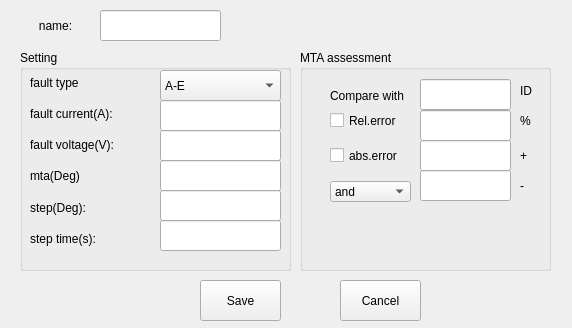
<?xml version="1.0" encoding="UTF-8"?>
<ui version="4.0">
 <class>Direction</class>
 <widget class="QWidget" name="Direction">
  <property name="geometry">
   <rect>
    <x>0</x>
    <y>0</y>
    <width>572</width>
    <height>328</height>
   </rect>
  </property>
  <property name="windowTitle">
   <string>Form</string>
  </property>
  <widget class="QPushButton" name="pushButton">
   <property name="geometry">
    <rect>
     <x>200</x>
     <y>280</y>
     <width>81</width>
     <height>41</height>
    </rect>
   </property>
   <property name="text">
    <string>Save</string>
   </property>
  </widget>
  <widget class="QPushButton" name="pushButton_2">
   <property name="geometry">
    <rect>
     <x>340</x>
     <y>280</y>
     <width>81</width>
     <height>41</height>
    </rect>
   </property>
   <property name="text">
    <string>Cancel</string>
   </property>
  </widget>
  <widget class="QGroupBox" name="groupBox_3">
   <property name="geometry">
    <rect>
     <x>300</x>
     <y>50</y>
     <width>251</width>
     <height>221</height>
    </rect>
   </property>
   <property name="title">
    <string>MTA assessment</string>
   </property>
   <widget class="QCheckBox" name="checkBox">
    <property name="geometry">
     <rect>
      <x>30</x>
      <y>60</y>
      <width>81</width>
      <height>21</height>
     </rect>
    </property>
    <property name="text">
     <string>Rel.error</string>
    </property>
   </widget>
   <widget class="QCheckBox" name="checkBox_2">
    <property name="geometry">
     <rect>
      <x>30</x>
      <y>90</y>
      <width>91</width>
      <height>31</height>
     </rect>
    </property>
    <property name="text">
     <string>abs.error</string>
    </property>
   </widget>
   <widget class="QLineEdit" name="lineEdit_5">
    <property name="geometry">
     <rect>
      <x>120</x>
      <y>60</y>
      <width>91</width>
      <height>31</height>
     </rect>
    </property>
   </widget>
   <widget class="QLineEdit" name="lineEdit_6">
    <property name="geometry">
     <rect>
      <x>120</x>
      <y>90</y>
      <width>91</width>
      <height>31</height>
     </rect>
    </property>
   </widget>
   <widget class="QLabel" name="label_6">
    <property name="geometry">
     <rect>
      <x>220</x>
      <y>60</y>
      <width>31</width>
      <height>21</height>
     </rect>
    </property>
    <property name="text">
     <string>%</string>
    </property>
   </widget>
   <widget class="QComboBox" name="comboBox">
    <property name="geometry">
     <rect>
      <x>30</x>
      <y>131</y>
      <width>81</width>
      <height>21</height>
     </rect>
    </property>
    <item>
     <property name="text">
      <string>and</string>
     </property>
    </item>
    <item>
     <property name="text">
      <string>or</string>
     </property>
    </item>
   </widget>
   <widget class="QLabel" name="label_5">
    <property name="geometry">
     <rect>
      <x>30</x>
      <y>30</y>
      <width>81</width>
      <height>31</height>
     </rect>
    </property>
    <property name="text">
     <string>Compare with</string>
    </property>
   </widget>
   <widget class="QLineEdit" name="lineEdit_7">
    <property name="geometry">
     <rect>
      <x>120</x>
      <y>29</y>
      <width>91</width>
      <height>31</height>
     </rect>
    </property>
   </widget>
   <widget class="QLabel" name="label_9">
    <property name="geometry">
     <rect>
      <x>220</x>
      <y>30</y>
      <width>31</width>
      <height>21</height>
     </rect>
    </property>
    <property name="text">
     <string>ID</string>
    </property>
   </widget>
   <widget class="QLineEdit" name="lineEdit_8">
    <property name="geometry">
     <rect>
      <x>120</x>
      <y>120</y>
      <width>91</width>
      <height>31</height>
     </rect>
    </property>
   </widget>
   <widget class="QLabel" name="label_7">
    <property name="geometry">
     <rect>
      <x>220</x>
      <y>90</y>
      <width>41</width>
      <height>31</height>
     </rect>
    </property>
    <property name="text">
     <string>+</string>
    </property>
   </widget>
   <widget class="QLabel" name="label_10">
    <property name="geometry">
     <rect>
      <x>220</x>
      <y>120</y>
      <width>31</width>
      <height>31</height>
     </rect>
    </property>
    <property name="text">
     <string>-</string>
    </property>
   </widget>
  </widget>
  <widget class="QLabel" name="label_8">
   <property name="geometry">
    <rect>
     <x>20</x>
     <y>10</y>
     <width>71</width>
     <height>31</height>
    </rect>
   </property>
   <property name="text">
    <string>name:</string>
   </property>
   <property name="alignment">
    <set>Qt::AlignCenter</set>
   </property>
  </widget>
  <widget class="QLineEdit" name="lineEdit_9">
   <property name="geometry">
    <rect>
     <x>100</x>
     <y>10</y>
     <width>121</width>
     <height>31</height>
    </rect>
   </property>
  </widget>
  <widget class="QGroupBox" name="groupBox">
   <property name="geometry">
    <rect>
     <x>20</x>
     <y>50</y>
     <width>271</width>
     <height>221</height>
    </rect>
   </property>
   <property name="title">
    <string>Setting</string>
   </property>
   <widget class="QWidget" name="verticalLayoutWidget">
    <property name="geometry">
     <rect>
      <x>10</x>
      <y>20</y>
      <width>121</width>
      <height>181</height>
     </rect>
    </property>
    <layout class="QVBoxLayout" name="verticalLayout">
     <item>
      <widget class="QLabel" name="label_4">
       <property name="text">
        <string>fault type</string>
       </property>
      </widget>
     </item>
     <item>
      <widget class="QLabel" name="label">
       <property name="text">
        <string>fault current(A):</string>
       </property>
      </widget>
     </item>
     <item>
      <widget class="QLabel" name="label_2">
       <property name="text">
        <string>fault voltage(V):</string>
       </property>
      </widget>
     </item>
     <item>
      <widget class="QLabel" name="label_3">
       <property name="text">
        <string>mta(Deg)</string>
       </property>
      </widget>
     </item>
     <item>
      <widget class="QLabel" name="label_11">
       <property name="text">
        <string>step(Deg):</string>
       </property>
      </widget>
     </item>
     <item>
      <widget class="QLabel" name="label_12">
       <property name="text">
        <string>step time(s):</string>
       </property>
      </widget>
     </item>
    </layout>
   </widget>
   <widget class="QLineEdit" name="lineEdit_3">
    <property name="geometry">
     <rect>
      <x>140</x>
      <y>110</y>
      <width>121</width>
      <height>31</height>
     </rect>
    </property>
   </widget>
   <widget class="QLineEdit" name="lineEdit_2">
    <property name="geometry">
     <rect>
      <x>140</x>
      <y>80</y>
      <width>121</width>
      <height>31</height>
     </rect>
    </property>
   </widget>
   <widget class="QLineEdit" name="lineEdit">
    <property name="geometry">
     <rect>
      <x>140</x>
      <y>50</y>
      <width>121</width>
      <height>31</height>
     </rect>
    </property>
   </widget>
   <widget class="QLineEdit" name="lineEdit_10">
    <property name="geometry">
     <rect>
      <x>140</x>
      <y>140</y>
      <width>121</width>
      <height>31</height>
     </rect>
    </property>
   </widget>
   <widget class="QLineEdit" name="lineEdit_11">
    <property name="geometry">
     <rect>
      <x>140</x>
      <y>170</y>
      <width>121</width>
      <height>31</height>
     </rect>
    </property>
   </widget>
   <widget class="QComboBox" name="comboBox_2">
    <property name="geometry">
     <rect>
      <x>140</x>
      <y>20</y>
      <width>121</width>
      <height>31</height>
     </rect>
    </property>
    <item>
     <property name="text">
      <string>A-E</string>
     </property>
    </item>
    <item>
     <property name="text">
      <string>B-E</string>
     </property>
    </item>
    <item>
     <property name="text">
      <string>C-E</string>
     </property>
    </item>
    <item>
     <property name="text">
      <string>A-B-C</string>
     </property>
    </item>
   </widget>
  </widget>
 </widget>
 <resources/>
 <connections/>
</ui>
